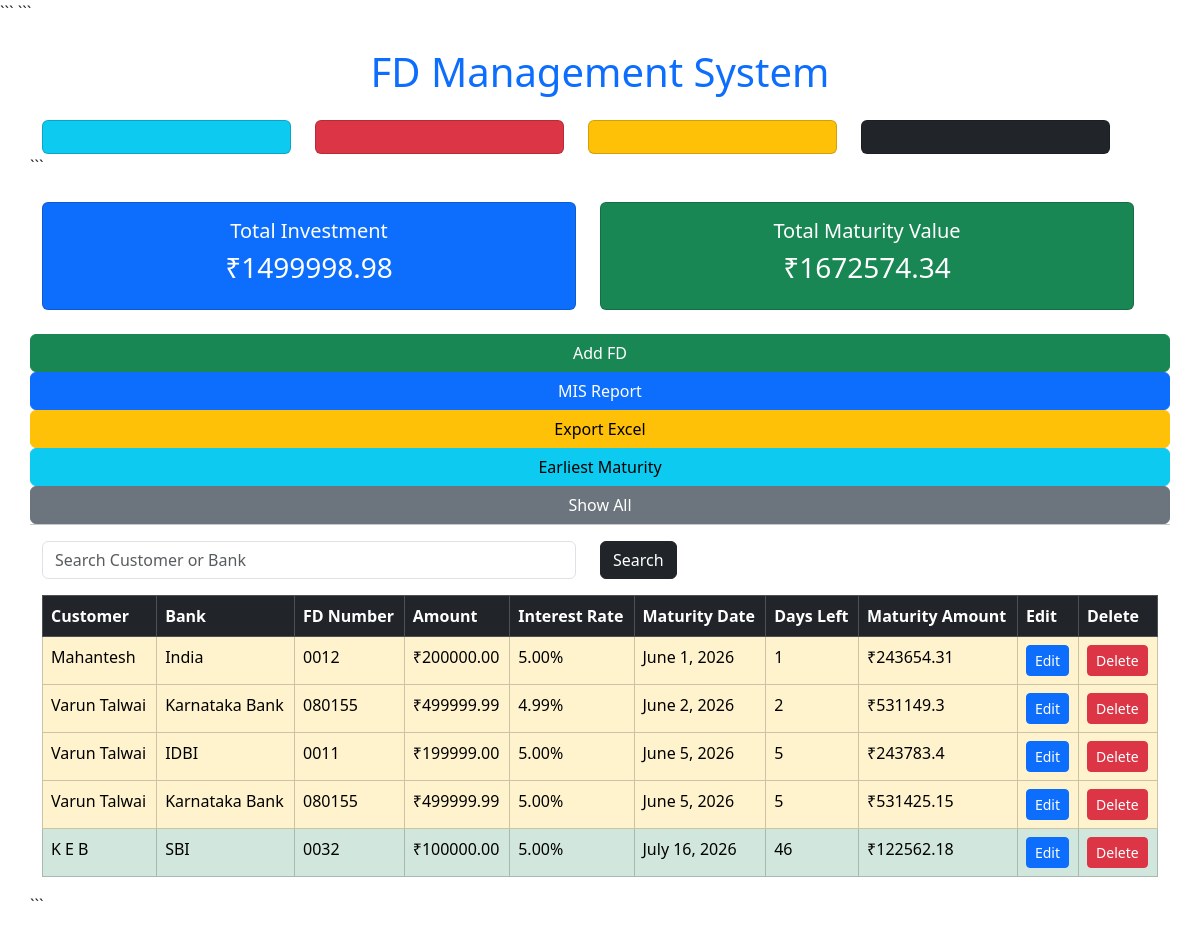
/?sort=earliest, run on the app's committed database.
### fdapp/models.py (models this page shows, shortened)
class FD(models.Model):
    user = models.ForeignKey(User, on_delete=models.CASCADE)
    customer_name = models.CharField(max_length=100)
    mobile = models.CharField(max_length=15)
    email = models.EmailField()
    bank_name = models.CharField(max_length=100)
    fd_number = models.CharField(max_length=50)
    amount = models.DecimalField(max_digits=12, decimal_places=2)
    interest_rate = models.DecimalField(max_digits=5, decimal_places=2)
    start_date = models.DateField()
    maturity_date = models.DateField()
    reminder_30_sent = models.BooleanField(default=False)
    reminder_15_sent = models.BooleanField(default=False)
    reminder_7_sent = models.BooleanField(default=False)
    reminder_1_sent = models.BooleanField(default=False)
    reminder_0_sent = models.BooleanField(default=False)
    def maturity_amount(self):
        years = (self.maturity_date - self.start_date).days / 365
        return round(
            float(self.amount) *
            ((1 + float(self.interest_rate) / 100) ** years),
            2
        )

### fdapp/views.py (the view)
# urls.py: path('', dashboard, name='dashboard'),
def dashboard(request):
    search = request.GET.get('search', '')
    sort = request.GET.get('sort', '')
    fds = FD.objects.all()
    if search:
        fds = (
            FD.objects.filter(customer_name__icontains=search)
            |
            FD.objects.filter(bank_name__icontains=search)
        ).distinct()
    if sort == "earliest":
        fds = fds.order_by('maturity_date')
    else:
        fds = fds.order_by('-id')
    total_amount = 0
    total_maturity = 0
    for fd in fds:
        fd.days_left = (fd.maturity_date - date.today()).days
        total_amount += float(fd.amount)
        total_maturity += fd.maturity_amount()
    return render(
        request,
        "dashboard.html",
        {
            "fds": fds,
            "total_amount": round(total_amount, 2),
            "total_maturity": round(total_maturity, 2),
            "search": search,
            "sort": sort,
        }
    )

### fdapp/templates/dashboard.html (shortened to what this page needs)
<!DOCTYPE html>
<html>
<head>
<link href="https://cdn.jsdelivr.net/npm/bootstrap@5.3.3/dist/css/bootstrap.min.css" rel="stylesheet">
```
</head>
<body>
<div class="container mt-4">
<h1 class="text-center text-primary mb-4">
    FD Management System
</h1>
<div class="row mb-4">
    <div class="row mb-4">
        <div class="row mb-4">
<div class="col-md-3">
    <div class="card bg-info text-white">
        <div class="card-body text-center">
        </div>
    </div>
</div>
<div class="col-md-3">
    <div class="card bg-danger text-white">
        <div class="card-body text-center">
        </div>
    </div>
</div>
<div class="col-md-3">
    <div class="card bg-warning">
        <div class="card-body text-center">
        </div>
    </div>
</div>
<div class="col-md-3">
    <div class="card bg-dark text-white">
        <div class="card-body text-center">
        </div>
    </div>
</div>
```
</div>
    <div class="col-md-6">
        <div class="card bg-primary text-white">
            <div class="card-body text-center">
                <h5>Total Investment</h5>
                <h3>₹{{ total_amount }}</h3>
            </div>
        </div>
    </div>
    <div class="col-md-6">
        <div class="card bg-success text-white">
            <div class="card-body text-center">
                <h5>Total Maturity Value</h5>
                <h3>₹{{ total_maturity }}</h3>
            </div>
        </div>
    </div>
</div>
<a href="/add/" class="btn btn-success">
    Add FD
</a>
<a href="/mis/" class="btn btn-primary">
    MIS Report
</a>
<a href="/export/excel/" class="btn btn-warning">
    Export Excel
</a>
<a href="/?sort=earliest" class="btn btn-info">
    Earliest Maturity
</a>
<a href="/" class="btn btn-secondary">
    Show All
</a>
<hr>
<form method="GET" class="row mb-3">
    <div class="col-md-6">
        <input
            type="text"
            name="search"
            class="form-control"
            placeholder="Search Customer or Bank"
            value="{{ search }}">
    </div>
    <div class="col-md-2">
        <button class="btn btn-dark">
            Search
        </button>
    </div>
</form>
<div class="table-responsive">
    <table class="table table-bordered table-hover">
        <thead class="table-dark">
            <tr>
                <th>Customer</th>
                <th>Bank</th>
                <th>FD Number</th>
                <th>Amount</th>
                <th>Interest Rate</th>
                <th>Maturity Date</th>
                <th>Days Left</th>
                <th>Maturity Amount</th>
                <th>Edit</th>
                <th>Delete</th>
            </tr>
        </thead>
        <tbody>
        {% for fd in fds %}
            <tr
            {% if fd.days_left < 0 %}
                class="table-danger"
            {% elif fd.days_left <= 30 %}
                class="table-warning"
            {% else %}
                class="table-success"
            {% endif %}
            >
                <td>{{ fd.customer_name }}</td>
                <td>{{ fd.bank_name }}</td>
                <td>{{ fd.fd_number }}</td>
                <td>₹{{ fd.amount }}</td>
                <td>{{ fd.interest_rate }}%</td>
                <td>{{ fd.maturity_date }}</td>
                <td>{{ fd.days_left }}</td>
                <td>₹{{ fd.maturity_amount }}</td>
                <td>
                    <a href="/edit/{{ fd.id }}/"
                       class="btn btn-sm btn-primary">
                        Edit
                    </a>
                </td>
                <td>
                    <a href="/delete/{{ fd.id }}/"
                       class="btn btn-sm btn-danger">
                        Delete
                    </a>
                </td>
            </tr>
        {% endfor %}
        </tbody>
    </table>
</div>
```
</div>
</body>
</html>

### data on the page
FD: customer_name "Mahantesh", bank_name "India", fd_number "0012", amount "200000.00", interest_rate "5.00", maturity_date "June 1, 2026", days_left "1", maturity_amount "243654.31"
FD: customer_name "Varun Talwai", bank_name "Karnataka Bank", fd_number "080155", amount "499999.99", interest_rate "4.99", maturity_date "June 2, 2026", days_left "2", maturity_amount "531149.3"
FD: customer_name "Varun Talwai", bank_name "IDBI", fd_number "0011", amount "199999.00", interest_rate "5.00", maturity_date "June 5, 2026", days_left "5", maturity_amount "243783.4"
FD: customer_name "Varun Talwai", bank_name "Karnataka Bank", fd_number "080155", amount "499999.99", interest_rate "5.00", maturity_date "June 5, 2026", days_left "5", maturity_amount "531425.15"
FD: customer_name "K E B", bank_name "SBI", fd_number "0032", amount "100000.00", interest_rate "5.00", maturity_date "July 16, 2026", days_left "46", maturity_amount "122562.18"

### other printed values
{{ total_amount }} "1499998.98"
{{ total_maturity }} "1672574.34"
